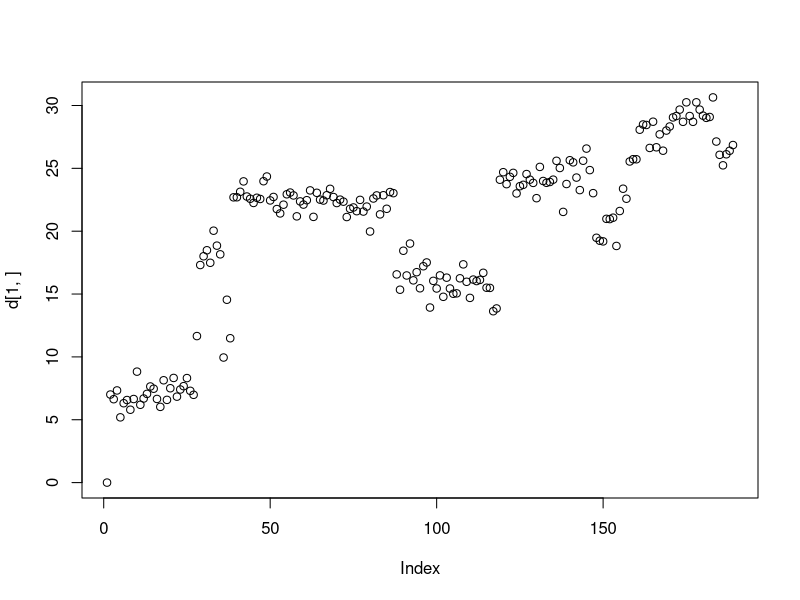

Write the R code that produced this figure.
.libPaths("C:/Users/BrBl1834/R/win-library")

library(dslabs)
data(tissue_gene_expression)

dim(tissue_gene_expression$x)

table(tissue_gene_expression$y)

# Q1
d <- dist(tissue_gene_expression$x)

# Q2
d <- as.matrix(d)

d[1:2,1:2]
d[39:40,39:40]
d[73:74,73:74]

d[1,]
plot(d[1,])
